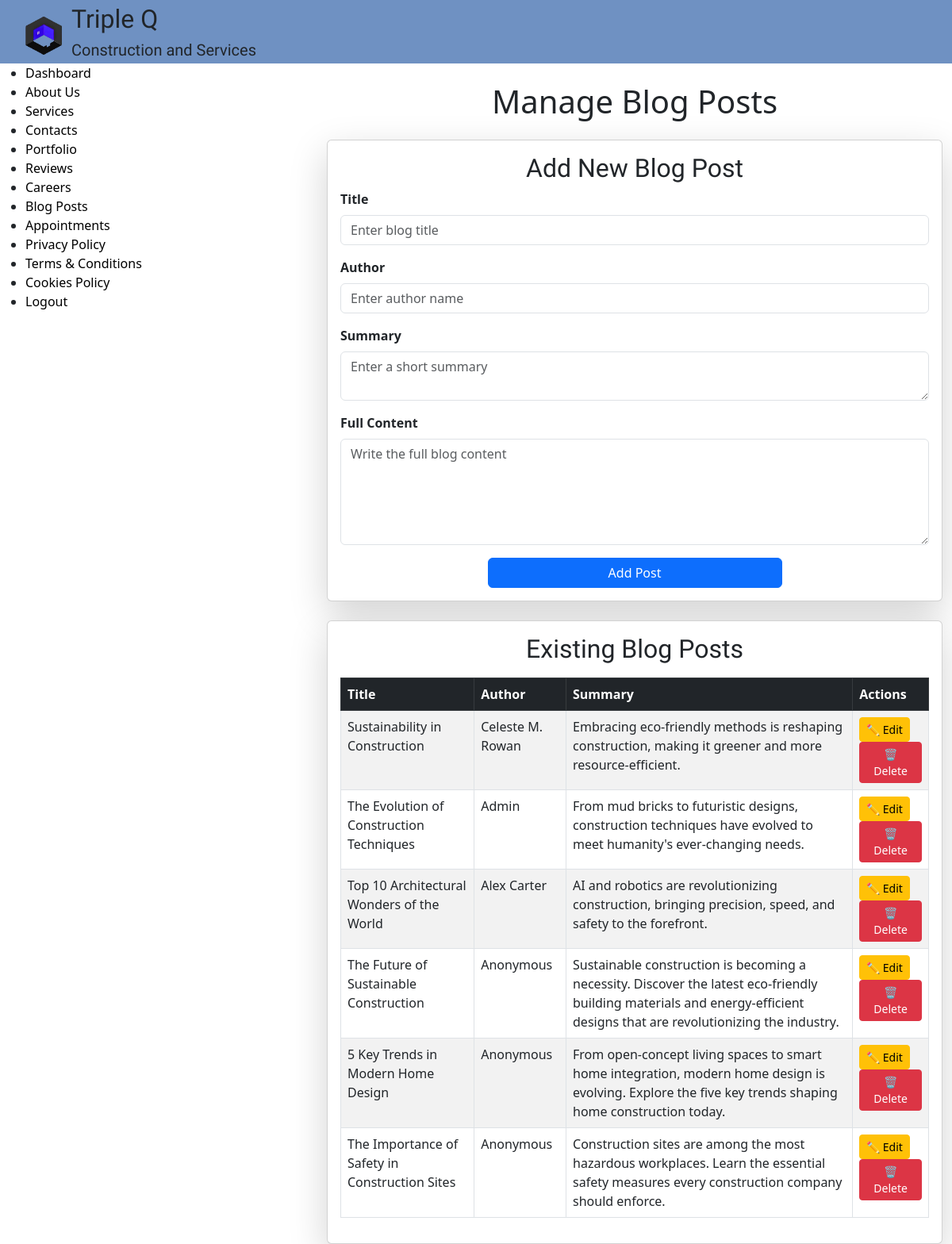
Page /admin/blog (signed in) on the committed database.
### tables this page shows
CREATE TABLE blog_posts (
    post_id INTEGER PRIMARY KEY AUTOINCREMENT,
    title TEXT NOT NULL,
    summary TEXT NOT NULL,
    content TEXT NOT NULL,
    author TEXT NOT NULL,
    created_at TIMESTAMP DEFAULT CURRENT_TIMESTAMP
);

### app.py (the view, shortened to what this page needs)
@app.route("/admin/blog", methods=["GET", "POST"])
@login_required
def admin_blog():
    posts = db.execute("SELECT * FROM blog_posts ORDER BY created_at DESC")
    return render_template("admin_blog.html", posts=posts)

### app.py (called while the page is built)
def login_required(f):
    @wraps(f)
    def decorated_function(*args, **kwargs):
        if "admin_id" not in session:
            flash("Please log in to access this page.", "warning")
            return redirect(url_for("adminlog"))
        return f(*args, **kwargs)
    return decorated_function

### templates/admin_blog.html (shortened to what this page needs)
{% extends "adminlayout.html" %}
{% block content %}
    <div class="container mt-4">
        <h1 class="text-center mb-4">Manage Blog Posts</h1>
        <div class="card shadow-lg">
            <div class="card-body">
                <h2 class="text-center">Add New Blog Post</h2>
                <form method="POST" action="{{ url_for('admin_blog') }}">
                    <div class="mb-3">
                        <label for="title" class="form-label fw-bold">Title</label>
                        <input type="text" class="form-control" id="title" name="title" placeholder="Enter blog title" required>
                    </div>
                    <div class="mb-3">
                        <label for="author" class="form-label fw-bold">Author</label>
                        <input type="text" class="form-control" id="author" name="author" placeholder="Enter author name" required>
                    </div>
                    <div class="mb-3">
                        <label for="summary" class="form-label fw-bold">Summary</label>
                        <textarea class="form-control" id="summary" name="summary" rows="2" placeholder="Enter a short summary" required></textarea>
                    </div>
                    <div class="mb-3">
                        <label for="content" class="form-label fw-bold">Full Content</label>
                        <textarea class="form-control" id="content" name="content" rows="5" placeholder="Write the full blog content" required></textarea>
                    </div>
                    <div class="text-center">
                        <button type="submit" class="btn btn-primary w-50">Add Post</button>
                    </div>
                </form>
            </div>
        </div>
        <div class="card shadow-lg mt-4">
            <div class="card-body">
                <h2 class="text-center">Existing Blog Posts</h2>
                <table class="table table-bordered table-striped mt-3">
                    <thead class="table-dark">
                        <tr>
                            <th>Title</th>
                            <th>Author</th>
                            <th>Summary</th>
                            <th>Actions</th>
                        </tr>
                    </thead>
                    <tbody>
                        {% for post in posts %}
                            <tr>
                                <td>{{ post.title }}</td>
                                <td>{{ post.author }}</td>
                                <td>{{ post.summary }}</td>
                                <td>
                                    <a href="{{ url_for('edit_blog', id=post.post_id) }}" class="btn btn-sm btn-warning">✏ Edit</a>
                                    <a href="{{ url_for('delete_blog', id=post.post_id) }}" class="btn btn-sm btn-danger" onclick="return confirm('Are you sure you want to delete this post?')">🗑 Delete</a>
                                </td>
                            </tr>
                        {% endfor %}
                    </tbody>
                </table>
            </div>
        </div>
    </div>
{% endblock %}

### static/styles/general.css (style rules this page uses)
html, body { margin: 0; padding: 0; overflow-x: hidden; min-height: 100vh; display: flex; flex-direction: column; }
body { background-color: rgba(245, 245, 245, 0.49); }
body, h2, h5 { margin: 0; padding: 0; font-family: "Arima"; }
body { position: relative; min-height: 100vh; }
button { border: none; background-color: #6F91C2; padding: 10px 30px; border-radius: 20px; transition: opacity 0.15s; }

### rows in the picture
blog_posts: title "Sustainability in Construction", author "Celeste M. Rowan", summary "Embracing eco-friendly methods is reshaping construction, making it greener and more resource-efficient."
blog_posts: title "The Evolution of Construction Techniques", author "Admin", summary "From mud bricks to futuristic designs, construction techniques have evolved to meet humanity's ever-changing needs."
blog_posts: title "Top 10 Architectural Wonders of the World", author "Alex Carter", summary "AI and robotics are revolutionizing construction, bringing precision, speed, and safety to the forefront."
blog_posts: title "The Future of Sustainable Construction", author "Anonymous", summary "Sustainable construction is becoming a necessity. Discover the latest eco-friendly building materials and energy-efficient designs that are revolutionizing the industry."
blog_posts: title "5 Key Trends in Modern Home Design", author "Anonymous", summary "From open-concept living spaces to smart home integration, modern home design is evolving. Explore the five key trends shaping home construction today."
blog_posts: title "The Importance of Safety in Construction Sites", author "Anonymous", summary "Construction sites are among the most hazardous workplaces. Learn the essential safety measures every construction company should enforce."
